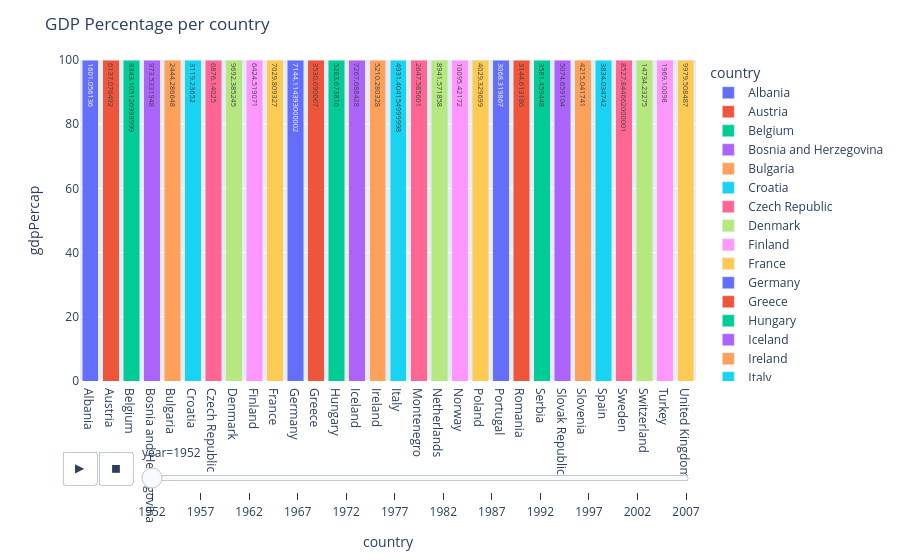

Source (notebook cell):
### Code cell
fig=px.bar(df_f, x='country', y='gdpPercap', color='country',orientation='v',text='gdpPercap',animation_frame='year')
fig.update_layout(title='GDP Percentage per country',
                 showlegend = True,
                 hovermode='x unified',                        
                barmode='stack',     
                barnorm='percent'
                 )
#Use different semantics as orientation, bar mode, bar norm, text to improve your chart

### Figure 1 — Plotly figure (JSON) as saved in the notebook; plotly's stock layout.template omitted (floating-point values rounded to 4 significant figures)
{"data": [{"hovertemplate": "country=%{x}<br>year=1952<br>gdpPercap=%{text}<extra></extra>", "legendgroup": "Albania", "marker": {"color": "#636efa", "pattern": {"shape": ""}}, "name": "Albania", "orientation": "v", "showlegend": true, "text": [1601.0], "textposition": "auto", "type": "bar", "x": ["Albania"], "xaxis": "x", "y": [1601.0], "yaxis": "y"}, {"hovertemplate": "country=%{x}<br>year=1952<br>gdpPercap=%{text}<extra></extra>", "legendgroup": "Austria", "marker": {"color": "#EF553B", "pattern": {"shape": ""}}, "name": "Austria", "orientation": "v", "showlegend": true, "text": [6137.0], "textposition": "auto", "type": "bar", "x": ["Austria"], "xaxis": "x", "y": [6137.0], "yaxis": "y"}, {"hovertemplate": "country=%{x}<br>year=1952<br>gdpPercap=%{text}<extra></extra>", "legendgroup": "Belgium", "marker": {"color": "#00cc96", "pattern": {"shape": ""}}, "name": "Belgium", "orientation": "v", "showlegend": true, "text": [8343.0], "textposition": "auto", "type": "bar", "x": ["Belgium"], "xaxis": "x", "y": [8343.0], "yaxis": "y"}, {"hovertemplate": "country=%{x}<br>year=1952<br>gdpPercap=%{text}<extra></extra>", "legendgroup": "Bosnia and Herzegovina", "marker": {"color": "#ab63fa", "pattern": {"shape": ""}}, "name": "Bosnia and Herzegovina", "orientation": "v", "showlegend": true, "text": [973.5], "textposition": "auto", "type": "bar", "x": ["Bosnia and Herzegovina"], "xaxis": "x", "y": [973.5], "yaxis": "y"}, {"hovertemplate": "country=%{x}<br>year=1952<br>gdpPercap=%{text}<extra></extra>", "legendgroup": "Bulgaria", "marker": {"color": "#FFA15A", "pattern": {"shape": ""}}, "name": "Bulgaria", "orientation": "v", "showlegend": true, "text": [2444.0], "textposition": "auto", "type": "bar", "x": ["Bulgaria"], "xaxis": "x", "y": [2444.0], "yaxis": "y"}, {"hovertemplate": "country=%{x}<br>year=1952<br>gdpPercap=%{text}<extra></extra>", "legendgroup": "Croatia", "marker": {"color": "#19d3f3", "pattern": {"shape": ""}}, "name": "Croatia", "orientation": "v", "showlegend": true, "text": [3119.0], "textposition": "auto", "type": "bar", "x": ["Croatia"], "xaxis": "x", "y": [3119.0], "yaxis": "y"}, {"hovertemplate": "country=%{x}<br>year=1952<br>gdpPercap=%{text}<extra></extra>", "legendgroup": "Czech Republic", "marker": {"color": "#FF6692", "pattern": {"shape": ""}}, "name": "Czech Republic", "orientation": "v", "showlegend": true, "text": [6876.0], "textposition": "auto", "type": "bar", "x": ["Czech Republic"], "xaxis": "x", "y": [6876.0], "yaxis": "y"}, {"hovertemplate": "country=%{x}<br>year=1952<br>gdpPercap=%{text}<extra></extra>", "legendgroup": "Denmark", "marker": {"color": "#B6E880", "pattern": {"shape": ""}}, "name": "Denmark", "orientation": "v", "showlegend": true, "text": [9692.0], "textposition": "auto", "type": "bar", "x": ["Denmark"], "xaxis": "x", "y": [9692.0], "yaxis": "y"}, {"hovertemplate": "country=%{x}<br>year=1952<br>gdpPercap=%{text}<extra></extra>", "legendgroup": "Finland", "marker": {"color": "#FF97FF", "pattern": {"shape": ""}}, "name": "Finland", "orientation": "v", "showlegend": true, "text": [6425.0], "textposition": "auto", "type": "bar", "x": ["Finland"], "xaxis": "x", "y": [6425.0], "yaxis": "y"}, {"hovertemplate": "country=%{x}<br>year=1952<br>gdpPercap=%{text}<extra></extra>", "legendgroup": "France", "marker": {"color": "#FECB52", "pattern": {"shape": ""}}, "name": "France", "orientation": "v", "showlegend": true, "text": [7030.0], "textposition": "auto", "type": "bar", "x": ["France"], "xaxis": "x", "y": [7030.0], "yaxis": "y"}, {"hovertemplate": "country=%{x}<br>year=1952<br>gdpPercap=%{text}<extra></extra>", "legendgroup": "Germany", "marker": {"color": "#636efa", "pattern": {"shape": ""}}, "name": "Germany", "orientation": "v", "showlegend": true, "text": [7144.0], "textposition": "auto", "type": "bar", "x": ["Germany"], "xaxis": "x", "y": [7144.0], "yaxis": "y"}, {"hovertemplate": "country=%{x}<br>year=1952<br>gdpPercap=%{text}<extra></extra>", "legendgroup": "Greece", "marker": {"color": "#EF553B", "pattern": {"shape": ""}}, "name": "Greece", "orientation": "v", "showlegend": true, "text": [3531.0], "textposition": "auto", "type": "bar", "x": ["Greece"], "xaxis": "x", "y": [3531.0], "yaxis": "y"}, {"hovertemplate": "country=%{x}<br>year=1952<br>gdpPercap=%{text}<extra></extra>", "legendgroup": "Hungary", "marker": {"color": "#00cc96", "pattern": {"shape": ""}}, "name": "Hungary", "orientation": "v", "showlegend": true, "text": [5264.0], "textposition": "auto", "type": "bar", "x": ["Hungary"], "xaxis": "x", "y": [5264.0], "yaxis": "y"}, {"hovertemplate": "country=%{x}<br>year=1952<br>gdpPercap=%{text}<extra></extra>", "legendgroup": "Iceland", "marker": {"color": "#ab63fa", "pattern": {"shape": ""}}, "name": "Iceland", "orientation": "v", "showlegend": true, "text": [7268.0], "textposition": "auto", "type": "bar", "x": ["Iceland"], "xaxis": "x", "y": [7268.0], "yaxis": "y"}, {"hovertemplate": "country=%{x}<br>year=1952<br>gdpPercap=%{text}<extra></extra>", "legendgroup": "Ireland", "marker": {"color": "#FFA15A", "pattern": {"shape": ""}}, "name": "Ireland", "orientation": "v", "showlegend": true, "text": [5210.0], "textposition": "auto", "type": "bar", "x": ["Ireland"], "xaxis": "x", "y": [5210.0], "yaxis": "y"}, {"hovertemplate": "country=%{x}<br>year=1952<br>gdpPercap=%{text}<extra></extra>", "legendgroup": "Italy", "marker": {"color": "#19d3f3", "pattern": {"shape": ""}}, "name": "Italy", "orientation": "v", "showlegend": true, "text": [4931.0], "textposition": "auto", "type": "bar", "x": ["Italy"], "xaxis": "x", "y": [4931.0], "yaxis": "y"}, {"hovertemplate": "country=%{x}<br>year=1952<br>gdpPercap=%{text}<extra></extra>", "legendgroup": "Montenegro", "marker": {"color": "#FF6692", "pattern": {"shape": ""}}, "name": "Montenegro", "orientation": "v", "showlegend": true, "text": [2648.0], "textposition": "auto", "type": "bar", "x": ["Montenegro"], "xaxis": "x", "y": [2648.0], "yaxis": "y"}, {"hovertemplate": "country=%{x}<br>year=1952<br>gdpPercap=%{text}<extra></extra>", "legendgroup": "Netherlands", "marker": {"color": "#B6E880", "pattern": {"shape": ""}}, "name": "Netherlands", "orientation": "v", "showlegend": true, "text": [8942.0], "textposition": "auto", "type": "bar", "x": ["Netherlands"], "xaxis": "x", "y": [8942.0], "yaxis": "y"}, {"hovertemplate": "country=%{x}<br>year=1952<br>gdpPercap=%{text}<extra></extra>", "legendgroup": "Norway", "marker": {"color": "#FF97FF", "pattern": {"shape": ""}}, "name": "Norway", "orientation": "v", "showlegend": true, "text": [10100.0], "textposition": "auto", "type": "bar", "x": ["Norway"], "xaxis": "x", "y": [10100.0], "yaxis": "y"}, {"hovertemplate": "country=%{x}<br>year=1952<br>gdpPercap=%{text}<extra></extra>", "legendgroup": "Poland", "marker": {"color": "#FECB52", "pattern": {"shape": ""}}, "name": "Poland", "orientation": "v", "showlegend": true, "text": [4029.0], "textposition": "auto", "type": "bar", "x": ["Poland"], "xaxis": "x", "y": [4029.0], "yaxis": "y"}, {"hovertemplate": "country=%{x}<br>year=1952<br>gdpPercap=%{text}<extra></extra>", "legendgroup": "Portugal", "marker": {"color": "#636efa", "pattern": {"shape": ""}}, "name": "Portugal", "orientation": "v", "showlegend": true, "text": [3068.0], "textposition": "auto", "type": "bar", "x": ["Portugal"], "xaxis": "x", "y": [3068.0], "yaxis": "y"}, {"hovertemplate": "country=%{x}<br>year=1952<br>gdpPercap=%{text}<extra></extra>", "legendgroup": "Romania", "marker": {"color": "#EF553B", "pattern": {"shape": ""}}, "name": "Romania", "orientation": "v", "showlegend": true, "text": [3145.0], "textposition": "auto", "type": "bar", "x": ["Romania"], "xaxis": "x", "y": [3145.0], "yaxis": "y"}, {"hovertemplate": "country=%{x}<br>year=1952<br>gdpPercap=%{text}<extra></extra>", "legendgroup": "Serbia", "marker": {"color": "#00cc96", "pattern": {"shape": ""}}, "name": "Serbia", "orientation": "v", "showlegend": true, "text": [3581.0], "textposition": "auto", "type": "bar", "x": ["Serbia"], "xaxis": "x", "y": [3581.0], "yaxis": "y"}, {"hovertemplate": "country=%{x}<br>year=1952<br>gdpPercap=%{text}<extra></extra>", "legendgroup": "Slovak Republic", "marker": {"color": "#ab63fa", "pattern": {"shape": ""}}, "name": "Slovak Republic", "orientation": "v", "showlegend": true, "text": [5075.0], "textposition": "auto", "type": "bar", "x": ["Slovak Republic"], "xaxis": "x", "y": [5075.0], "yaxis": "y"}, {"hovertemplate": "country=%{x}<br>year=1952<br>gdpPercap=%{text}<extra></extra>", "legendgroup": "Slovenia", "marker": {"color": "#FFA15A", "pattern": {"shape": ""}}, "name": "Slovenia", "orientation": "v", "showlegend": true, "text": [4215.0], "textposition": "auto", "type": "bar", "x": ["Slovenia"], "xaxis": "x", "y": [4215.0], "yaxis": "y"}, {"hovertemplate": "country=%{x}<br>year=1952<br>gdpPercap=%{text}<extra></extra>", "legendgroup": "Spain", "marker": {"color": "#19d3f3", "pattern": {"shape": ""}}, "name": "Spain", "orientation": "v", "showlegend": true, "text": [3834.0], "textposition": "auto", "type": "bar", "x": ["Spain"], "xaxis": "x", "y": [3834.0], "yaxis": "y"}, {"hovertemplate": "country=%{x}<br>year=1952<br>gdpPercap=%{text}<extra></extra>", "legendgroup": "Sweden", "marker": {"color": "#FF6692", "pattern": {"shape": ""}}, "name": "Sweden", "orientation": "v", "showlegend": true, "text": [8528.0], "textposition": "auto", "type": "bar", "x": ["Sweden"], "xaxis": "x", "y": [8528.0], "yaxis": "y"}, {"hovertemplate": "country=%{x}<br>year=1952<br>gdpPercap=%{text}<extra></extra>", "legendgroup": "Switzerland", "marker": {"color": "#B6E880", "pattern": {"shape": ""}}, "name": "Switzerland", "orientation": "v", "showlegend": true, "text": [14730.0], "textposition": "auto", "type": "bar", "x": ["Switzerland"], "xaxis": "x", "y": [14730.0], "yaxis": "y"}, {"hovertemplate": "country=%{x}<br>year=1952<br>gdpPercap=%{text}<extra></extra>", "legendgroup": "Turkey", "marker": {"color": "#FF97FF", "pattern": {"shape": ""}}, "name": "Turkey", "orientation": "v", "showlegend": true, "text": [1969.0], "textposition": "auto", "type": "bar", "x": ["Turkey"], "xaxis": "x", "y": [1969.0], "yaxis": "y"}, {"hovertemplate": "country=%{x}<br>year=1952<br>gdpPercap=%{text}<extra></extra>", "legendgroup": "United Kingdom", "marker": {"color": "#FECB52", "pattern": {"shape": ""}}, "name": "United Kingdom", "orientation": "v", "showlegend": true, "text": [9980.0], "textposition": "auto", "type": "bar", "x": ["United Kingdom"], "xaxis": "x", "y": [9980.0], "yaxis": "y"}], "layout": {"barmode": "stack", "barnorm": "percent", "hovermode": "x unified", "legend": {"title": {"text": "country"}, "tracegroupgap": 0}, "margin": {"t": 60}, "showlegend": true, "sliders": [{"active": 0, "currentvalue": {"prefix": "year="}, "len": 0.9, "pad": {"b": 10, "t": 60}, "steps": [{"args": [["1952"], {"frame": {"duration": 0, "redraw": true}, "fromcurrent": true, "mode": "immediate", "transition": {"duration": 0, "easing": "linear"}}], "label": "1952", "method": "animate"}, {"args": [["1957"], {"frame": {"duration": 0, "redraw": true}, "fromcurrent": true, "mode": "immediate", "transition": {"duration": 0, "easing": "linear"}}], "label": "1957", "method": "animate"}, {"args": [["1962"], {"frame": {"duration": 0, "redraw": true}, "fromcurrent": true, "mode": "immediate", "transition": {"duration": 0, "easing": "linear"}}], "label": "1962", "method": "animate"}, {"args": [["1967"], {"frame": {"duration": 0, "redraw": true}, "fromcurrent": true, "mode": "immediate", "transition": {"duration": 0, "easing": "linear"}}], "label": "1967", "method": "animate"}, {"args": [["1972"], {"frame": {"duration": 0, "redraw": true}, "fromcurrent": true, "mode": "immediate", "transition": {"duration": 0, "easing": "linear"}}], "label": "1972", "method": "animate"}, {"args": [["1977"], {"frame": {"duration": 0, "redraw": true}, "fromcurrent": true, "mode": "immediate", "transition": {"duration": 0, "easing": "linear"}}], "label": "1977", "method": "animate"}, {"args": [["1982"], {"frame": {"duration": 0, "redraw": true}, "fromcurrent": true, "mode": "immediate", "transition": {"duration": 0, "easing": "linear"}}], "label": "1982", "method": "animate"}, {"args": [["1987"], {"frame": {"duration": 0, "redraw": true}, "fromcurrent": true, "mode": "immediate", "transition": {"duration": 0, "easing": "linear"}}], "label": "1987", "method": "animate"}, {"args": [["1992"], {"frame": {"duration": 0, "redraw": true}, "fromcurrent": true, "mode": "immediate", "transition": {"duration": 0, "easing": "linear"}}], "label": "1992", "method": "animate"}, {"args": [["1997"], {"frame": {"duration": 0, "redraw": true}, "fromcurrent": true, "mode": "immediate", "transition": {"duration": 0, "easing": "linear"}}], "label": "1997", "method": "animate"}, {"args": [["2002"], {"frame": {"duration": 0, "redraw": true}, "fromcurrent": true, "mode": "immediate", "transition": {"duration": 0, "easing": "linear"}}], "label": "2002", "method": "animate"}, {"args": [["2007"], {"frame": {"duration": 0, "redraw": true}, "fromcurrent": true, "mode": "immediate", "transition": {"duration": 0, "easing": "linear"}}], "label": "2007", "method": "animate"}], "x": 0.1, "xanchor": "left", "y": 0, "yanchor": "top"}], "title": {"text": "GDP Percentage per country"}, "updatemenus": [{"buttons": [{"args": [null, {"frame": {"duration": 500, "redraw": true}, "fromcurrent": true, "mode": "immediate", "transition": {"duration": 500, "easing": "linear"}}], "label": "&#9654;", "method": "animate"}, {"args": [[null], {"frame": {"duration": 0, "redraw": true}, "fromcurrent": true, "mode": "immediate", "transition": {"duration": 0, "easing": "linear"}}], "label": "&#9724;", "method": "animate"}], "direction": "left", "pad": {"r": 10, "t": 70}, "showactive": false, "type": "buttons", "x": 0.1, "xanchor": "right", "y": 0, "yanchor": "top"}], "xaxis": {"anchor": "y", "categoryarray": ["Albania", "Austria", "Belgium", "Bosnia and Herzegovina", "Bulgaria", "Croatia", "Czech Republic", "Denmark", "Finland", "France", "Germany", "Greece", "Hungary", "Iceland", "Ireland", "Italy", "Montenegro", "Netherlands", "Norway", "Poland", "Portugal", "Romania", "Serbia", "Slovak Republic", "Slovenia", "Spain", "Sweden", "Switzerland", "Turkey", "United Kingdom"], "categoryorder": "array", "domain": [0, 1], "title": {"text": "country"}}, "yaxis": {"anchor": "x", "domain": [0, 1], "title": {"text": "gdpPercap"}}}}
